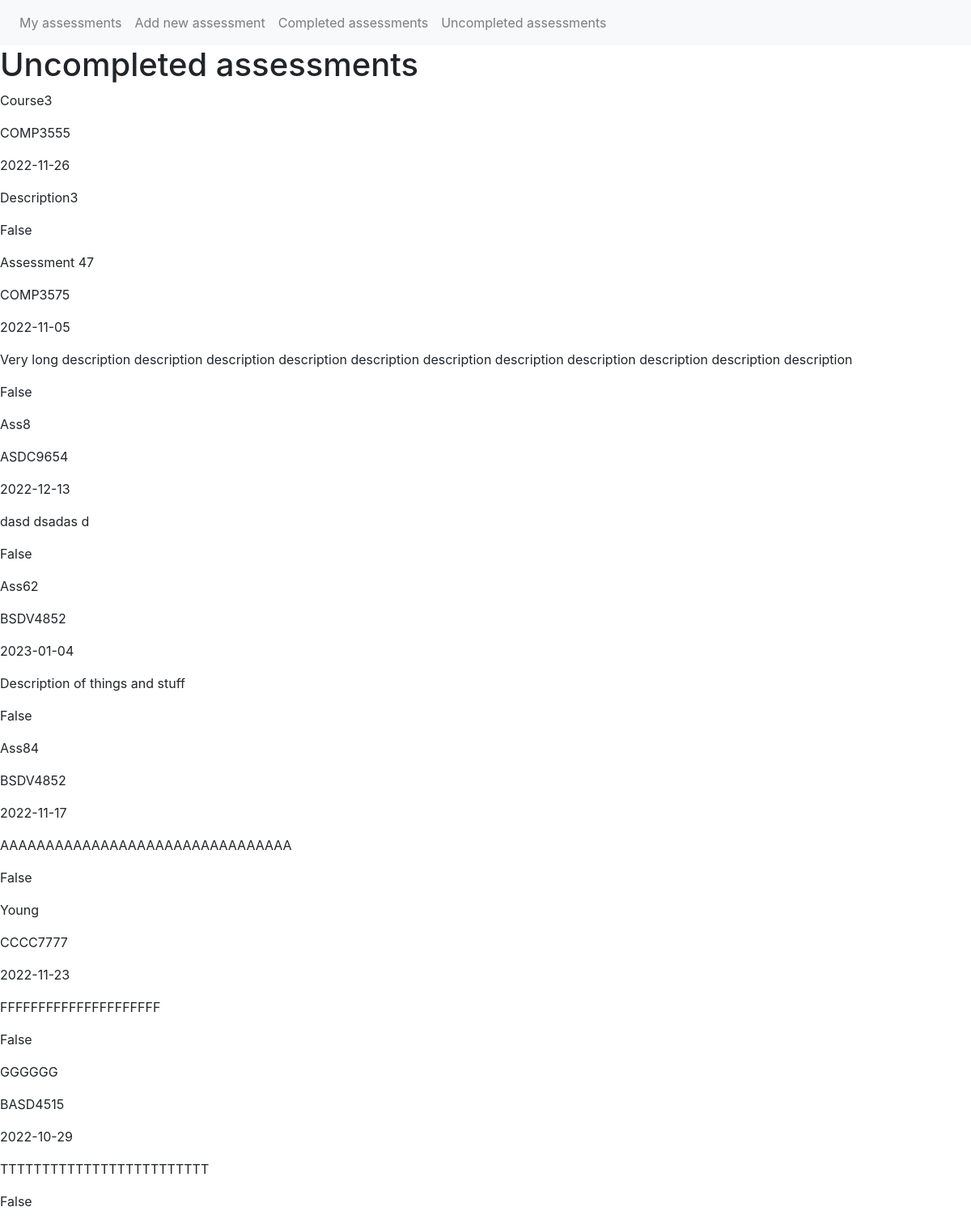
/incomplete, run on an earlier commit of the app's database.
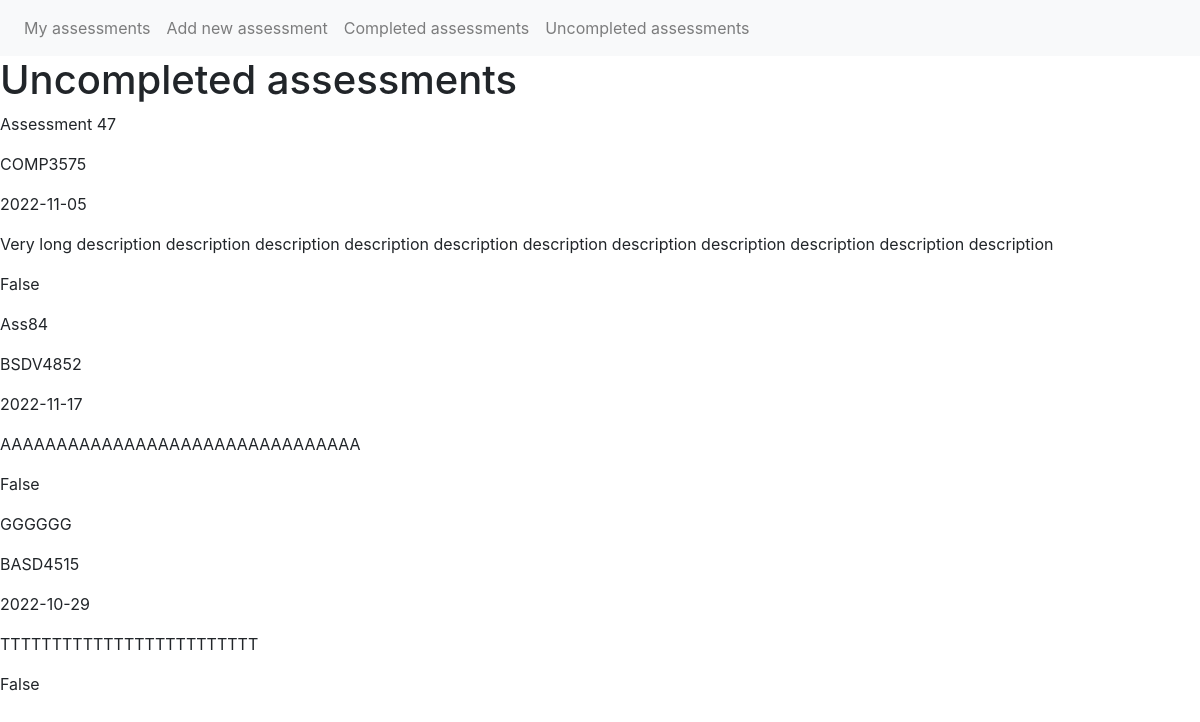
And on a later commit of the database.
### app/models.py (models this page shows)
class Assessment(db.Model):
    id = db.Column(db.Integer, primary_key=True)
    title = db.Column(db.String(50))
    code = db.Column(db.String(20))
    deadline = db.Column(db.Date)
    description = db.Column(db.String(1000))
    complete = db.Column(db.Boolean)

### app/views.py (the view)
@app.route('/incomplete', methods=['GET', 'POST'])
def incomplete():
    return render_template('incomplete.html', assessments=[x for x in Assessment.query.all() if not x.complete])

### app/templates/incomplete.html
{% extends "base.html" %}
{% block content %}
<h1>Uncompleted assessments</h1>
<body>
    {% for ass in assessments %}
    <div>
        <p>{{ ass.title }}</p>
    </div>
    <div>
        <p>{{ ass.code }}</p>
    </div>
    <div>
        <p>{{ ass.deadline }}</p>
    </div>
    <div>
        <p>{{ ass.description }}</p>
    </div>
    <div>
        <p>{{ ass.complete }}</p>
    </div>
    {% endfor %}
</body>
{% endblock %}

What changed in the data, as far as the page shows it:
removed Assessment: title "Course3", code "COMP3555", deadline "2022-11-26", description "Description3", complete "False"
no longer on this page (row edited): Assessment: title "Ass8", code "ASDC9654", deadline "2022-12-13", description "dasd dsadas d", complete "False"
no longer on this page (row edited): Assessment: title "Ass62", code "BSDV4852", deadline "2023-01-04", description "Description of things and stuff", complete "False"
no longer on this page (row edited): Assessment: title "Young", code "CCCC7777", deadline "2022-11-23", description "FFFFFFFFFFFFFFFFFFFFF", complete "False"
